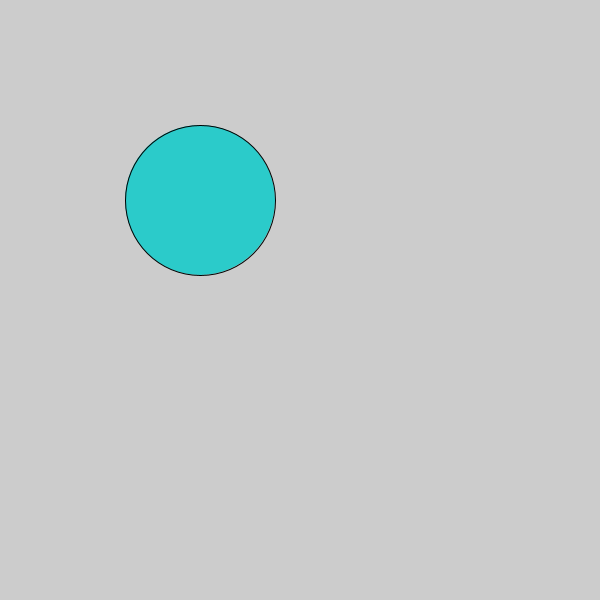
Frame 1 (no input)
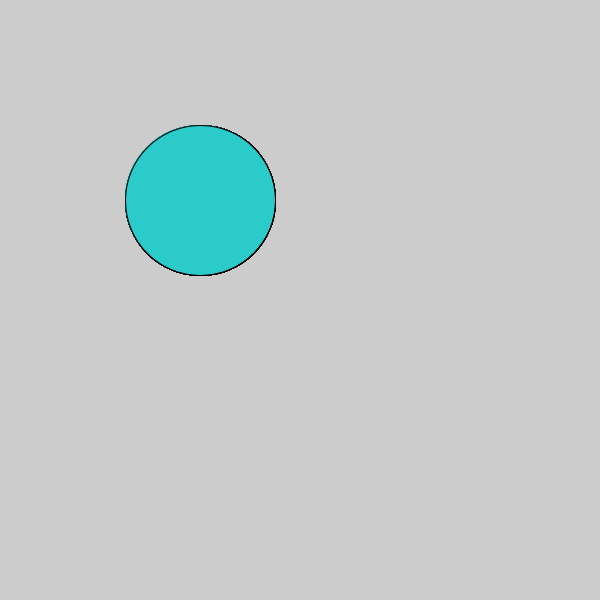
Frame 60 (the mouse pressed at the canvas centre just before this capture)
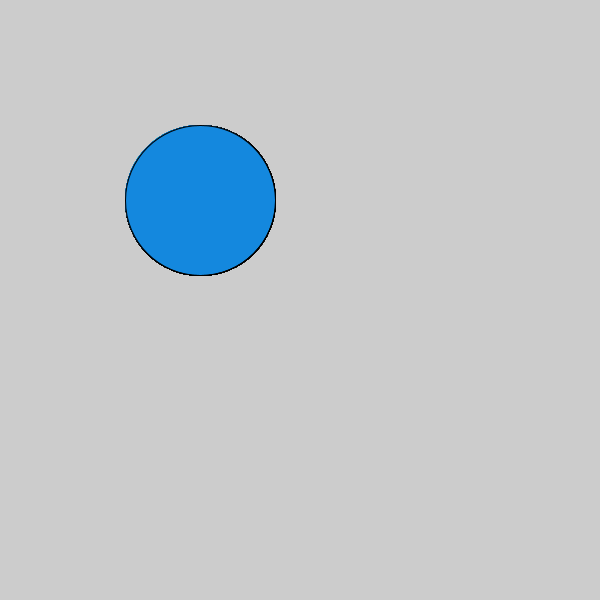
Frame 120 (the mouse held since frame 60 and released just before this capture)

The Processing sketch that drew these frames (run headless with seeded random() and noise(); from frame 60 on, the mouse is pressed at the canvas centre):

// Processing sketch: logical_dot
// ── logical_dot.pde
void setup(){
  size(600,600);
}
void draw(){
  if(mousePressed) {
  fill(#1488DE);
  } else {
    fill(#2BCBCA);
  }
  ellipse(200,200,150,150);
}
